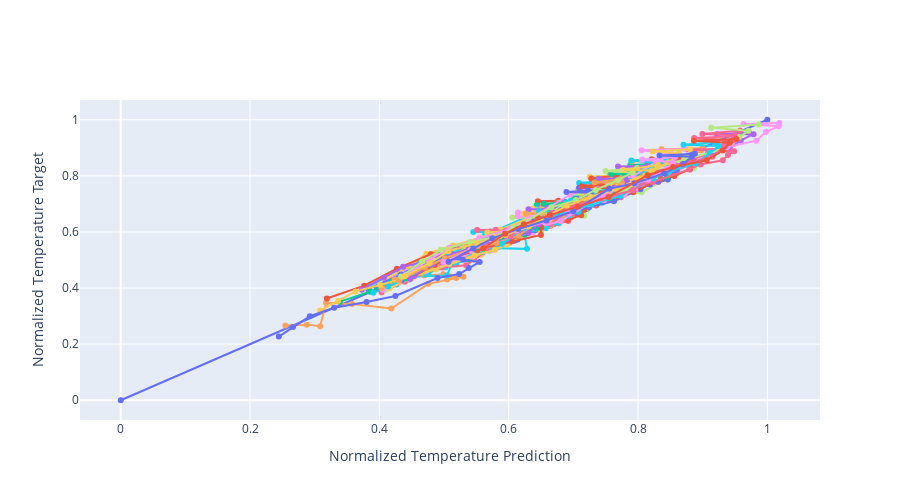

Here is the notebook cell this chart was saved with:
### Code cell
fig = go.Figure()
fig.add_trace(go.Scatter(x=[0, 1], y=[0, 1], showlegend=False, mode="markers+lines"))
for i in range(0, len(datasets["X_train"]), batch_size * skip):
    df_pred = pd.DataFrame(model.predict(datasets["X_train"][i : i + batch_size], verbose=0)[:, :, 1])
    df_train = pd.DataFrame(datasets["y_train"][i : i + batch_size][:, :, 1])
    fig.add_trace(
        go.Scatter(
            x=df_pred[0].values,
            y=df_train[0].values,
            showlegend=False,
            mode="markers+lines",
        )
    )

fig.update_yaxes(title="Normalized Temperature Target")
fig.update_xaxes(title="Normalized Temperature Prediction")
fig.update_layout(height=500)
